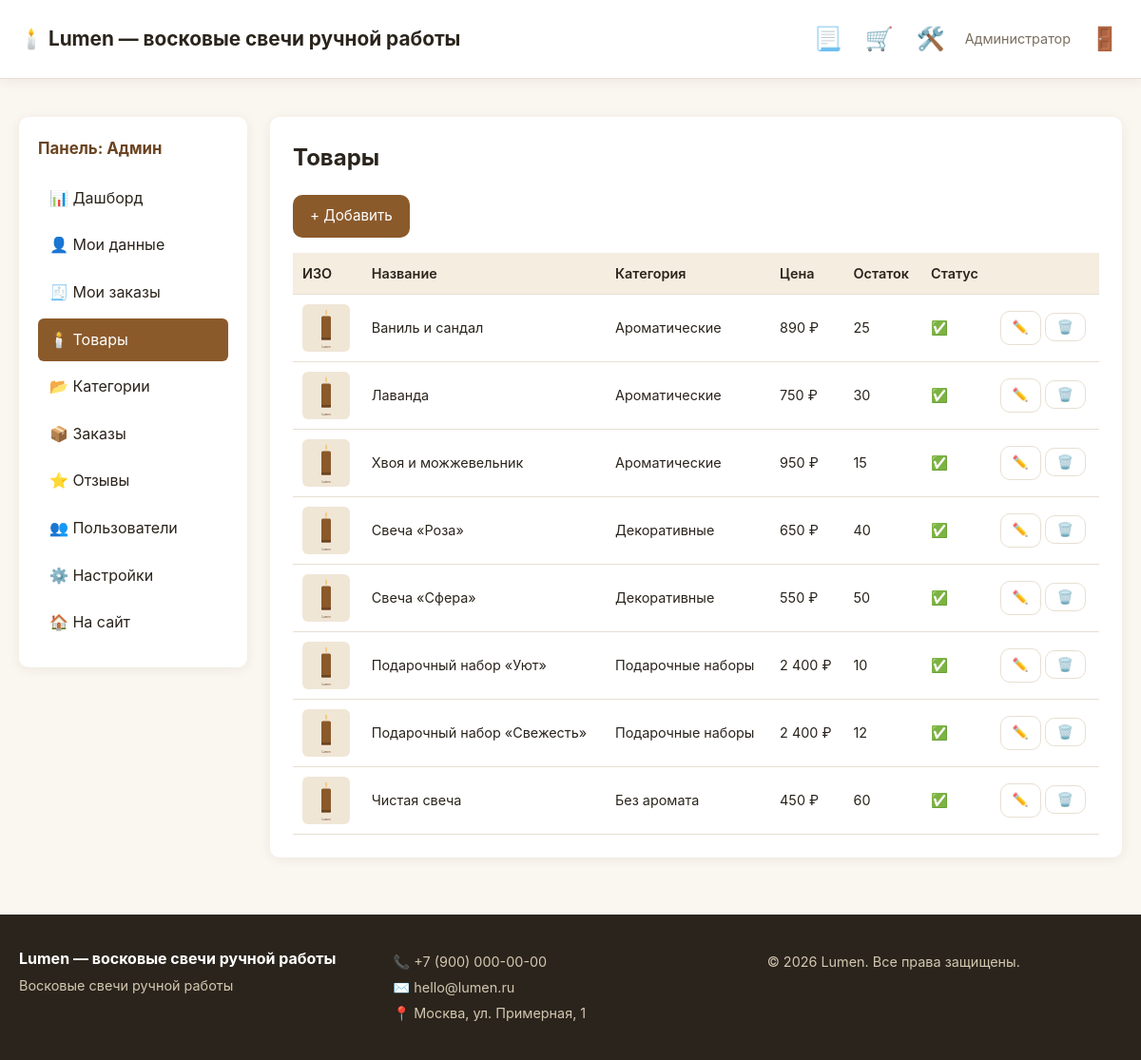
/admin.php?action=products (signed in), run on the app's committed database.
### tables this page shows
CREATE TABLE IF NOT EXISTS products (
    id INT AUTO_INCREMENT PRIMARY KEY,
    category_id INT,
    name VARCHAR(200) NOT NULL,
    description TEXT,
    price DECIMAL(10,2) NOT NULL,
    stock INT DEFAULT 0,
    image VARCHAR(255),
    aroma VARCHAR(100),
    weight INT,
    active TINYINT(1) DEFAULT 1,
    created_at TIMESTAMP DEFAULT CURRENT_TIMESTAMP,
    FOREIGN KEY (category_id) REFERENCES categories(id) ON DELETE SET NULL
);

CREATE TABLE IF NOT EXISTS categories (
    id INT AUTO_INCREMENT PRIMARY KEY,
    name VARCHAR(100) NOT NULL,
    slug VARCHAR(100) UNIQUE NOT NULL
);

### includes/functions.php (called while the page is built, shortened)
<?php
require_once __DIR__ . '/db.php';
function e($s){ return htmlspecialchars((string)$s, ENT_QUOTES, 'UTF-8'); }
function setting(string $key, $default = '') {
    static $cache = null;
    if ($cache === null) {
        $rows = db()->query("SELECT `key`, value FROM settings")->fetchAll();
        $cache = [];
        foreach ($rows as $r) $cache[$r['key']] = $r['value'];
    }
    return $cache[$key] ?? $default;
}
function current_user() {
    return $_SESSION['user'] ?? null;
}
function product_image($img) {
    return 'assets/placeholder.svg';
}
function money($v) {
    return number_format((float)$v, 0, ',', ' ') . ' ' . setting('currency', '₽');
}

### includes/db.php (called while the page is built)
<?php
$cfg = require __DIR__ . '/../config.php';
$dsn = "mysql:host={$cfg['db']['host']};dbname={$cfg['db']['dbname']};charset={$cfg['db']['charset']}";
try {
    $pdo = new PDO($dsn, $cfg['db']['user'], $cfg['db']['pass'], [
        PDO::ATTR_ERRMODE => PDO::ERRMODE_EXCEPTION,
        PDO::ATTR_DEFAULT_FETCH_MODE => PDO::FETCH_ASSOC,
        PDO::ATTR_EMULATE_PREPARES => false,
    ]);
} catch (PDOException $e) {
    die('Ошибка подключения к БД: ' . htmlspecialchars($e->getMessage()));
}
function db(): PDO {
    static $instance = null;
    if ($instance === null) {
        global $pdo;
        $instance = $pdo;
    }
    return $instance;
}

### admin.php (the view, shortened to what this page needs)
<?php
require_once __DIR__ . '/includes/functions.php';
$user = current_user();
$isMod = $user['role'] === 'moderator';
$action = $_GET['action'] ?? 'dashboard';
require __DIR__ . '/includes/header.php';
?>
<div class="admin-layout">
  <aside class="admin-sidebar">
    <h3>Панель: <?= $isMod?'Модератор':'Админ' ?></h3>
    <nav>
      <a href="?action=dashboard" class="<?= $action==='dashboard'?'active':'' ?>">📊 Дашборд</a>
      <a href="?action=account" class="<?= $action==='account'?'active':'' ?>">👤 Мои данные</a>
        <a href="?action=my_orders" class="<?= $action==='my_orders'?'active':'' ?>">🧾 Мои заказы</a>
      <a href="?action=products" class="<?= $action==='products'?'active':'' ?>">🕯️ Товары</a>
      <?php if(!$isMod): ?><a href="?action=categories" class="<?= $action==='categories'?'active':'' ?>">📂 Категории</a><?php endif; ?>
      <a href="?action=orders" class="<?= $action==='orders'?'active':'' ?>">📦 Заказы</a>
      <a href="?action=reviews" class="<?= $action==='reviews'?'active':'' ?>">⭐ Отзывы</a>
      <?php if(!$isMod): ?>
        <a href="?action=users" class="<?= $action==='users'?'active':'' ?>">👥 Пользователи</a>
        <a href="?action=settings" class="<?= $action==='settings'?'active':'' ?>">⚙️ Настройки</a>
      <?php endif; ?>
      <a href="/">🏠 На сайт</a>
    </nav>
  </aside>
  <section class="admin-main">
<?php
if ($action === 'dashboard'):
    $stats = [
        'products' => db()->query("SELECT COUNT(*) FROM products")->fetchColumn(),
        'orders' => db()->query("SELECT COUNT(*) FROM orders")->fetchColumn(),
        'revenue' => db()->query("SELECT COALESCE(SUM(total),0) FROM orders WHERE payment_status='paid'")->fetchColumn(),
        'users' => db()->query("SELECT COUNT(*) FROM users")->fetchColumn(),
        'pending_reviews' => db()->query("SELECT COUNT(*) FROM reviews WHERE approved=0")->fetchColumn(),
    ];
    $recent = db()->query("SELECT o.*, u.name FROM orders o LEFT JOIN users u ON o.user_id=u.id ORDER BY o.created_at DESC LIMIT 5")->fetchAll();
?>
    <h1>Дашборд</h1>
    <div class="stats-grid">
      <div class="stat"><h3><?= $stats['products'] ?></h3><p>Товаров</p></div>
      <div class="stat"><h3><?= $stats['orders'] ?></h3><p>Заказов</p></div>
      <div class="stat"><h3><?= money($stats['revenue']) ?></h3><p>Выручка</p></div>
      <div class="stat"><h3><?= $stats['users'] ?></h3><p>Пользователей</p></div>
      <div class="stat"><h3><?= $stats['pending_reviews'] ?></h3><p>Отзывов на модерации</p></div>
    </div>
    <?php $statusLabels = ['new'=>'Новый','processing'=>'В обработке','paid'=>'Оплачен','shipped'=>'Отправлен','delivered'=>'Доставлен','cancelled'=>'Отменён']; ?>
    <h2>Последние заказы</h2>
    <table class="admin-table">
      <thead><tr><th>№</th><th>Клиент</th><th>Сумма</th><th>Статус</th><th>Дата</th></tr></thead>
      <tbody>
      <?php foreach($recent as $o): ?>
        <tr><td>#<?= $o['id'] ?></td><td><?= e($o['name'] ?? 'Гость') ?></td><td><?= money($o['total']) ?></td><td><?= e($statusLabels[$o['status']] ?? $o['status']) ?></td><td><?= date('d.m.Y', strtotime($o['created_at'])) ?></td></tr>
      <?php endforeach; ?>
      </tbody>
    </table>
<?php
elseif ($action === 'products'):
    $products = db()->query("SELECT p.*, c.name AS cat FROM products p LEFT JOIN categories c ON p.category_id=c.id ORDER BY p.created_at DESC")->fetchAll();
?>
    <h1>Товары</h1>
    <a href="?action=products&id=new" class="btn btn-primary">+ Добавить</a>
    <table class="admin-table">
      <thead><tr><th>ИЗО</th><th>Название</th><th>Категория</th><th>Цена</th><th>Остаток</th><th>Статус</th><th></th></tr></thead>
      <tbody>
      <?php foreach($products as $p): ?>
        <tr>
          <td><img src="<?= product_image($p['image']) ?>" style="width:50px;height:50px;object-fit:cover;border-radius:6px"></td>
          <td><?= e($p['name']) ?></td>
          <td><?= e($p['cat']) ?></td>
          <td><?= money($p['price']) ?></td>
          <td><?= $p['stock'] ?></td>
          <td><?= $p['active']?'✅':'⏸️' ?></td>
          <td>
            <a href="?action=products&id=<?= $p['id'] ?>" class="btn btn-sm btn-ghost">✏️</a>
            <?php if(!$isMod): ?>
            <form method="post" style="display:inline" onsubmit="return confirm('Удалить?')">
              <button class="btn btn-sm btn-ghost">🗑️</button>
            </form>
            <?php endif; ?>
          </td>
        </tr>
      <?php endforeach; ?>
      </tbody>
    </table>
<?php
else: ?>
    <p>Раздел недоступен</p>
<?php endif; ?>
  </section>
</div>
<?php require __DIR__ . '/includes/footer.php'; ?>

### assets/style.css (style rules this page uses)
:root { --bg:#faf6f0; --card:#fff; --text:#2a241c; --muted:#7a6f60; --primary:#8b5a2b; --primary-dark:#6b4420; --accent:#d4a574; --border:#e8dfd2; --success:#2d7a4f; --error:#b33a3a; --radius:10px; --shadow:0 2px 12px rgba(90,60,20,.08); }
* { box-sizing:border-box;margin:0;padding:0 }
body { font-family:-apple-system,BlinkMacSystemFont,'Segoe UI',Roboto,sans-serif;background:var(--bg);color:var(--text);line-height:1.6;min-height:100vh;display:flex;flex-direction:column }
a { color:var(--primary);text-decoration:none }
img { max-width:100%;display:block }
.btn { display:inline-block;padding:10px 18px;border:none;border-radius:var(--radius);font-size:.95rem;cursor:pointer;transition:all .2s;text-decoration:none;background:var(--border);color:var(--text) }
.btn-primary { background:var(--primary);color:#fff }
.btn-ghost { background:transparent;border:1px solid var(--border) }
.btn-sm { padding:6px 12px;font-size:.85rem }
.admin-layout { display:grid;grid-template-columns:240px 1fr;gap:24px;margin-top:20px }
.admin-sidebar { background:var(--card);padding:20px;border-radius:var(--radius);box-shadow:var(--shadow);height:fit-content;position:sticky;top:80px }
.admin-sidebar h3 { margin-bottom:16px;font-size:1.05rem;color:var(--primary-dark) }
.admin-sidebar nav a { display:block;padding:10px 12px;border-radius:6px;color:var(--text);margin-bottom:4px }
.admin-sidebar nav a.active { background:var(--primary);color:#fff }
.admin-main { background:var(--card);padding:24px;border-radius:var(--radius);box-shadow:var(--shadow);min-height:400px }
.admin-main h1 { margin-bottom:20px }
.admin-table { width:100%;border-collapse:collapse;margin-top:16px }
.admin-table th,.admin-table td { padding:10px;text-align:left;border-bottom:1px solid var(--border);font-size:.9rem }
.admin-table th { background:#f5ede0;font-weight:600 }

### data on the page
products: name "Ваниль и сандал", category.name "Ароматические", price "890 ₽", stock "25"
products: name "Лаванда", category.name "Ароматические", price "750 ₽", stock "30"
products: name "Хвоя и можжевельник", category.name "Ароматические", price "950 ₽", stock "15"
products: name "Свеча «Роза»", category.name "Декоративные", price "650 ₽", stock "40"
products: name "Свеча «Сфера»", category.name "Декоративные", price "550 ₽", stock "50"
products: name "Подарочный набор «Уют»", category.name "Подарочные наборы", price "2 400 ₽", stock "10"
products: name "Подарочный набор «Свежесть»", category.name "Подарочные наборы", price "2 400 ₽", stock "12"
products: name "Чистая свеча", category.name "Без аромата", price "450 ₽", stock "60"

### other printed values
$shopName "Lumen — восковые свечи ручной работы"
$user['name'] "Администратор"
setting('shop_name','Lumen') "Lumen — восковые свечи ручной работы"
setting('shop_phone','') "+7 (900) 000-00-00"
setting('shop_email','') "hello@lumen.ru"
setting('shop_address','') "Москва, ул. Примерная, 1"
